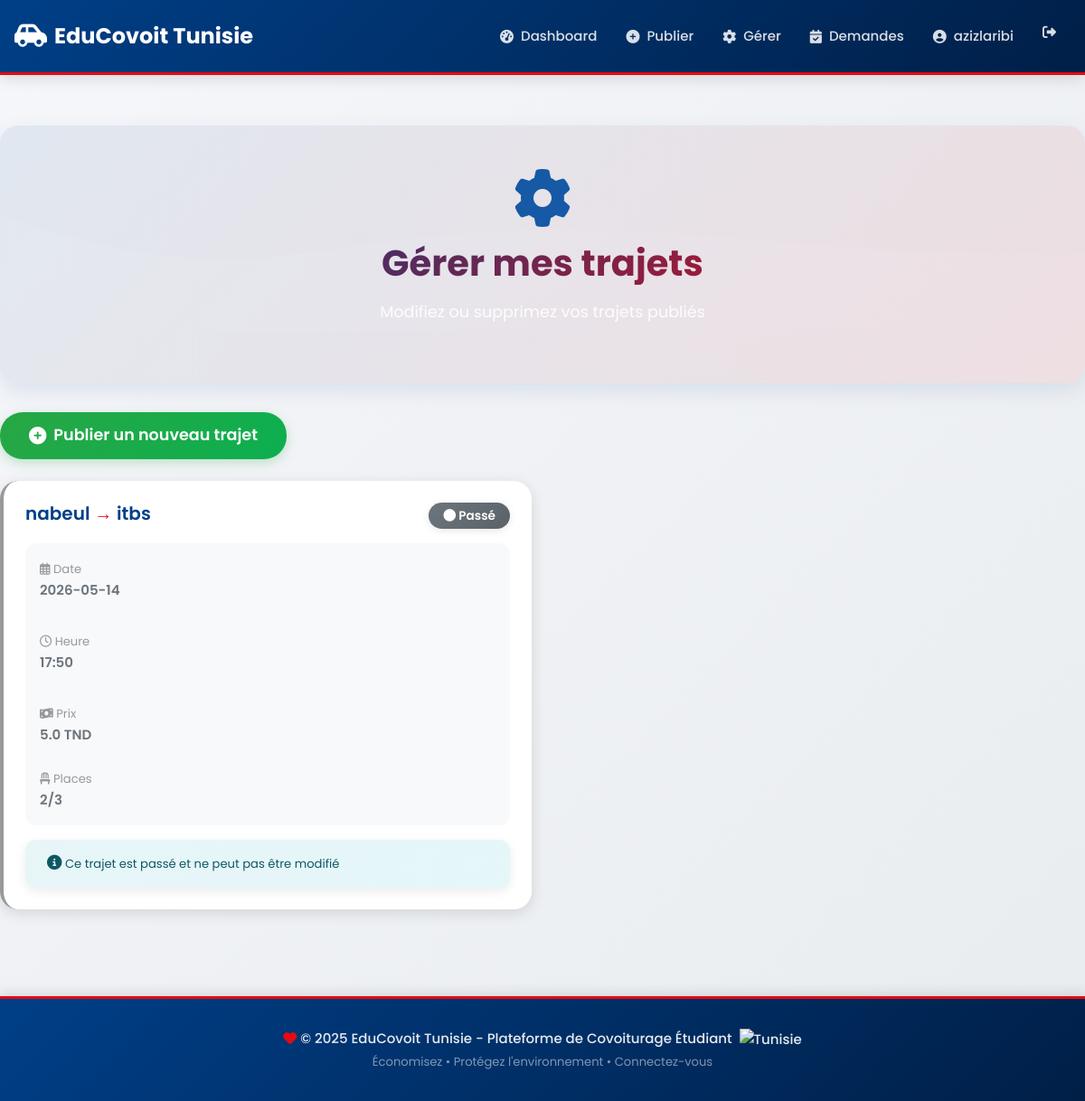
Page /gestion_trajets (signed in) on the committed database.
### models.py (models this page shows, shortened)
class Utilisateur(UserMixin, db.Model):
    __tablename__ = 'utilisateurs'
    id = db.Column(db.Integer, primary_key=True)
    nom = db.Column(db.String(100), nullable=False)
    email = db.Column(db.String(100), unique=True, nullable=False)
    telephone = db.Column(db.String(20))
    mot_de_passe = db.Column(db.String(255), nullable=False)
    note_moyenne = db.Column(db.Float, default=0.0)
    nombre_avis = db.Column(db.Integer, default=0)
    type_utilisateur = db.Column(db.String(20))
    avis_recus = db.relationship('Avis', foreign_keys='Avis.cible_id', backref='cible')
    avis_donnes = db.relationship('Avis', foreign_keys='Avis.auteur_id', backref='auteur')

class Trajet(db.Model):
    __tablename__ = 'trajets'
    id = db.Column(db.Integer, primary_key=True)
    conducteur_id = db.Column(db.Integer, db.ForeignKey('utilisateurs.id'), nullable=False)
    depart = db.Column(db.String(200), nullable=False)
    arrivee = db.Column(db.String(200), nullable=False)
    date = db.Column(db.String(20), nullable=False)
    heure = db.Column(db.String(10), nullable=False)
    places_disponibles = db.Column(db.Integer, nullable=False)
    places_initiales = db.Column(db.Integer, nullable=False)
    prix = db.Column(db.Float, nullable=False)
    reservations = db.relationship('Reservation', backref='trajet', lazy=True)

### app.py (the view)
@app.route('/gestion_trajets')
@login_required
def gestion_trajets():
    if current_user.type_utilisateur != 'conducteur':
        return redirect(url_for('dashboard'))
    trajets = Trajet.query.filter_by(conducteur_id=current_user.id).order_by(Trajet.date).all()
    return render_template('gestion_trajets.html', trajets=trajets, today=get_current_date())

### app.py (called while the page is built)
@login_manager.user_loader
def load_user(user_id):
    return Utilisateur.query.get(int(user_id))

def get_current_date():
    return date.today().strftime('%Y-%m-%d')

### templates/gestion_trajets.html (shortened to what this page needs)
{% extends "base.html" %}
{% block content %}
<div class="hero-section fade-in text-center" style="margin-bottom: 2rem;">
    <div style="position: relative; z-index: 1;">
        <i class="fas fa-cog" style="font-size: 4rem; margin-bottom: 1rem; display: block;"></i>
        <h1>Gérer mes trajets</h1>
        <p>Modifiez ou supprimez vos trajets publiés</p>
    </div>
</div>
<div class="row fade-in">
    <div class="col-md-12 mb-4">
        <a href="{{ url_for('publier_trajet') }}" class="btn btn-success btn-lg">
            <i class="fas fa-plus-circle"></i> Publier un nouveau trajet
        </a>
    </div>
</div>
<div class="row fade-in">
    <div class="col-md-12">
        {% if trajets %}
            <div class="row">
                {% for trajet in trajets %}
                <div class="col-md-6 mb-3">
                    <div class="card" style="border-radius: 20px; overflow: hidden; border-left: 4px solid {% if trajet.date >= today %}#28a745{% else %}#999{% endif %};">
                        <div class="card-body p-4">
                            <div class="d-flex justify-content-between align-items-start mb-2">
                                <h5 style="color: #003F87; margin: 0;">
                                    {{ trajet.depart }} <span style="color: #E70A13;">→</span> {{ trajet.arrivee }}
                                </h5>
                                {% if trajet.date >= today %}
                                    <span class="badge bg-success"><i class="fas fa-circle"></i> Actif</span>
                                {% else %}
                                    <span class="badge bg-secondary"><i class="fas fa-circle"></i> Passé</span>
                                {% endif %}
                            </div>
                            <div style="background: #f8f9fa; padding: 1rem; border-radius: 12px; margin: 1rem 0;">
                                <div class="row">
                                    <div class="col-6 mb-2">
                                        <small style="color: #999;"><i class="far fa-calendar-alt"></i> Date</small>
                                        <p style="margin: 0; font-weight: 600;">{{ trajet.date }}</p>
                                    </div>
                                    <div class="col-6 mb-2">
                                        <small style="color: #999;"><i class="far fa-clock"></i> Heure</small>
                                        <p style="margin: 0; font-weight: 600;">{{ trajet.heure }}</p>
                                    </div>
                                    <div class="col-6">
                                        <small style="color: #999;"><i class="fas fa-money-bill-wave"></i> Prix</small>
                                        <p style="margin: 0; font-weight: 600;">{{ trajet.prix }} TND</p>
                                    </div>
                                    <div class="col-6">
                                        <small style="color: #999;"><i class="fas fa-chair"></i> Places</small>
                                        <p style="margin: 0; font-weight: 600;">{{ trajet.places_disponibles }}/{{ trajet.places_initiales }}</p>
                                    </div>
                                </div>
                            </div>
                            {% if trajet.date >= today %}
                                <div class="d-grid gap-2">
                                    <a href="{{ url_for('modifier_trajet', trajet_id=trajet.id) }}" class="btn btn-warning btn-sm">
                                        <i class="fas fa-edit"></i> Modifier
                                    </a>
                                    <a href="{{ url_for('supprimer_trajet', trajet_id=trajet.id) }}" class="btn btn-danger btn-sm" onclick="return confirm('Êtes-vous sûr de vouloir supprimer ce trajet ?')">
                                        <i class="fas fa-trash"></i> Supprimer
                                    </a>
                                </div>
                            {% else %}
                                <div class="alert alert-info" style="margin: 0; border-radius: 12px; border: none;">
                                    <small><i class="fas fa-info-circle"></i> Ce trajet est passé et ne peut pas être modifié</small>
                                </div>
                            {% endif %}
                        </div>
                    </div>
                </div>
                {% endfor %}
            </div>
        {% endif %}
    </div>
</div>
{% endblock %}

### templates/base.html (shortened to what this page needs)
<!DOCTYPE html>
<html lang="fr">
<head>
    <link href="https://cdn.jsdelivr.net/npm/bootstrap@5.3.0/dist/css/bootstrap.min.css" rel="stylesheet">
    <link rel="stylesheet" href="https://cdnjs.cloudflare.com/ajax/libs/font-awesome/6.4.0/css/all.min.css">
    <link rel="stylesheet" href="{{ url_for('static', filename='css/style.css') }}">
</head>
<body>
    <nav class="navbar navbar-expand-lg navbar-dark sticky-top">
        <div class="container">
            <a class="navbar-brand" href="{{ url_for('index') }}">
                <i class="fas fa-car-side"></i> EduCovoit Tunisie
            </a>
            <div class="collapse navbar-collapse" id="navbarNav">
                <ul class="navbar-nav ms-auto">
                    {% if current_user.is_authenticated %}
                        <li class="nav-item">
                            <a class="nav-link" href="{{ url_for('dashboard') }}">
                                <i class="fas fa-tachometer-alt"></i> Dashboard
                            </a>
                        </li>
                        {% if current_user.type_utilisateur == 'conducteur' %}
                            <li class="nav-item">
                                <a class="nav-link" href="{{ url_for('publier_trajet') }}">
                                    <i class="fas fa-plus-circle"></i> Publier
                                </a>
                            </li>
                            <li class="nav-item">
                                <a class="nav-link" href="{{ url_for('gestion_trajets') }}">
                                    <i class="fas fa-cog"></i> Gérer
                                </a>
                            </li>
                            <li class="nav-item">
                                <a class="nav-link" href="{{ url_for('gerer_reservations') }}">
                                    <i class="fas fa-calendar-check"></i> Demandes
                                </a>
                            </li>
                        {% endif %}
                        <li class="nav-item">
                            <a class="nav-link" href="{{ url_for('profil') }}">
                                <i class="fas fa-user-circle"></i> {{ current_user.nom.split()[0] }}
                            </a>
                        </li>
                        <li class="nav-item">
                            <a class="nav-link text-danger" href="{{ url_for('deconnexion') }}" title="Déconnexion">
                                <i class="fas fa-sign-out-alt"></i>
                            </a>
                        </li>
                    {% endif %}
                </ul>
            </div>
        </div>
    </nav>
    <div class="container mt-4 content-wrapper">
        {% block content %}{% endblock %}
    </div>
    <div class="footer">
        <div class="container">
            <p class="mb-0">
                <i class="fas fa-heart" style="color: #E70A13;"></i>
                &copy; 2025 EduCovoit Tunisie - Plateforme de Covoiturage Étudiant
                <img src="https://cdnjs.cloudflare.com/ajax/libs/flag-icon-css/3.5.0/flags/4x3/tn.svg" alt="Tunisie" style="height: 16px; margin-left: 4px;">
            </p>
            <small class="text-white-50">Économisez • Protégez l'environnement • Connectez-vous</small>
        </div>
    </div>
</body>
</html>

### rows in the picture
Utilisateur: nom "azizlaribi"
Trajet: depart "nabeul", arrivee "itbs", shows "Passé", date "2026-05-14", heure "17:50", prix "5.0", places_disponibles "2", places_initiales "3", shows "Ce trajet est passé et ne peut pas être modifié"
